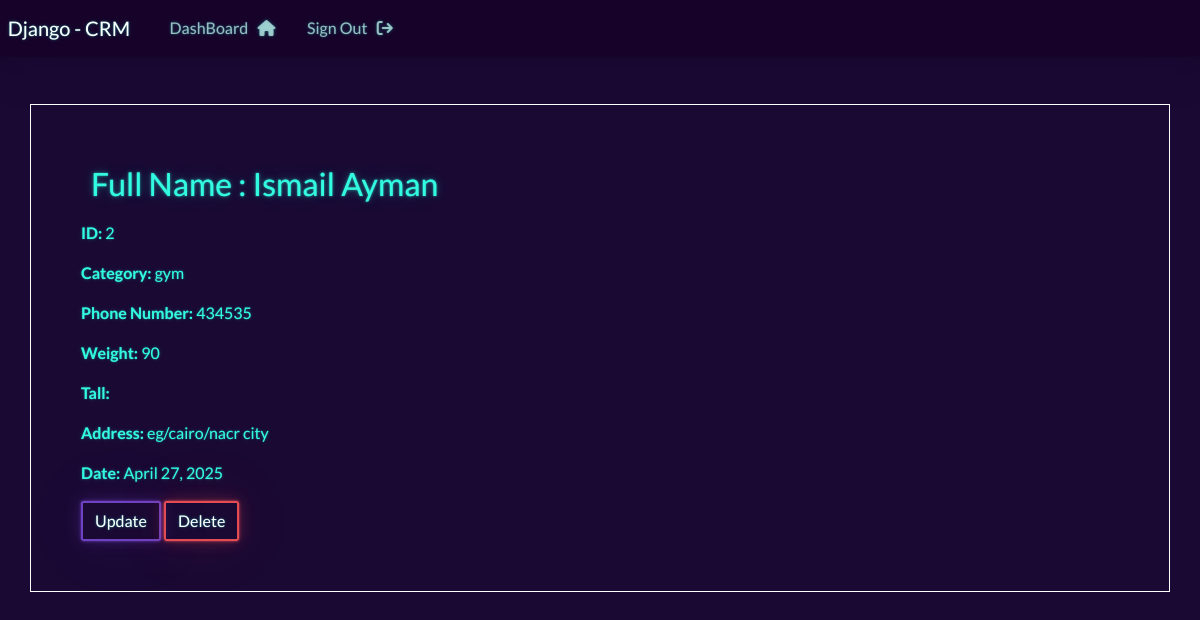
Screenshot of /view/2/ (signed in) with the database file from the repository.
### webapp/models.py (models this page shows, shortened)
class Record(models.Model):
    category = models.ForeignKey(Category , on_delete=models.CASCADE)
    first_name = models.CharField(max_length=250)
    last_name = models.CharField(max_length=250)
    phone_number = models.IntegerField()
    tall = models.IntegerField()
    weight = models.IntegerField()
    address = models.CharField(max_length=250)
    created_at = models.DateField(auto_now_add=True)
    class Meta:
        ordering = ["-created_at"]

class Category(models.Model):
    name = models.CharField(max_length=260)
    create_at = models.DateTimeField(auto_now_add=True)
    def __str__(self):
        return self.name

### webapp/views.py (the view)
# urls.py: path('view/<int:id>/' , views.view_record , name="view_record" ),
@login_required(login_url="login")
def view_record(request , id):
    record = get_object_or_404(Record , pk=id)
    context = {
        "record":record
    }
    return render(request , "web/view_record.html" , context=context)

### templates/web/view_record.html (shortened to what this page needs)
{% extends "base.html" %}
{% block content %}
<div class="container mt-5" style="border: 1px solid white; padding: 50px;">
        <div class="card-header">
            <h2 class="text-light;"style='padding:10px'  class="mb-0">Full Name : {{ record.first_name|capfirst }} {{ record.last_name|capfirst}}</h2>
        </div>
        <div class="card-body">
            <p><strong>ID:</strong> {{ record.id }}</p>
            <p><strong>Category:</strong> {{ record.category }}</p>
            <p><strong>Phone Number:</strong> {{ record.phone_number }}</p>
            <p><strong>Weight:</strong> {{ record.weight }}</p>
            <p><strong>Tall:</strong> {{ record.Tall }}</p>
            <p><strong>Address:</strong> {{ record.address }}</p>
            <p><strong>Date:</strong> {{ record.created_at }}</p>
            <div>
                <a  class="btn btn-outline-primary" href="{% url 'update_record' record.id %}">Update</a>
                <a onclick="confirm('Are You Sure for deleting this record ? ')" class="btn btn-outline-danger" href="{% url 'delete_record' record.id %}">Delete</a>
            </div>
        </div>
    </div>
{% endblock content %}

### rows the page displays
Record: first_name "Ismail", last_name "Ayman", id "2", category "gym", phone_number "434535", weight "90", address "eg/cairo/nacr city", created_at "April 27, 2025"
